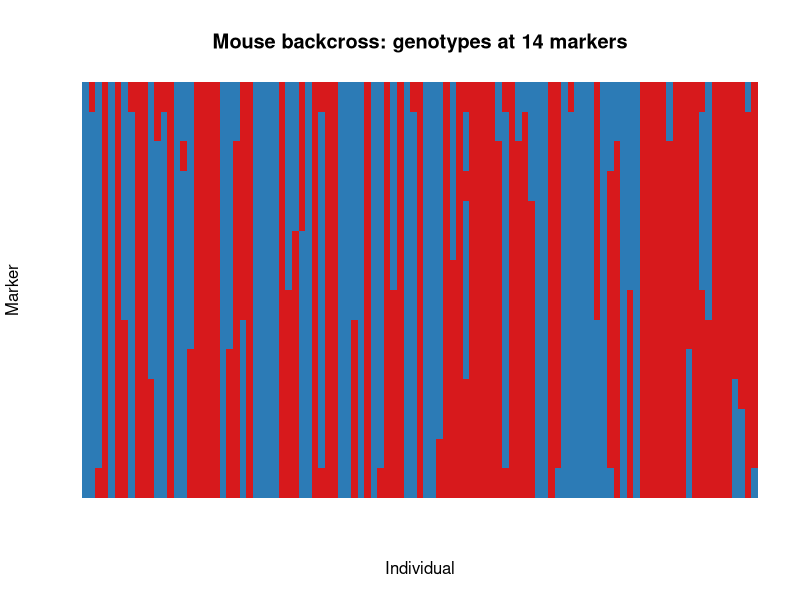
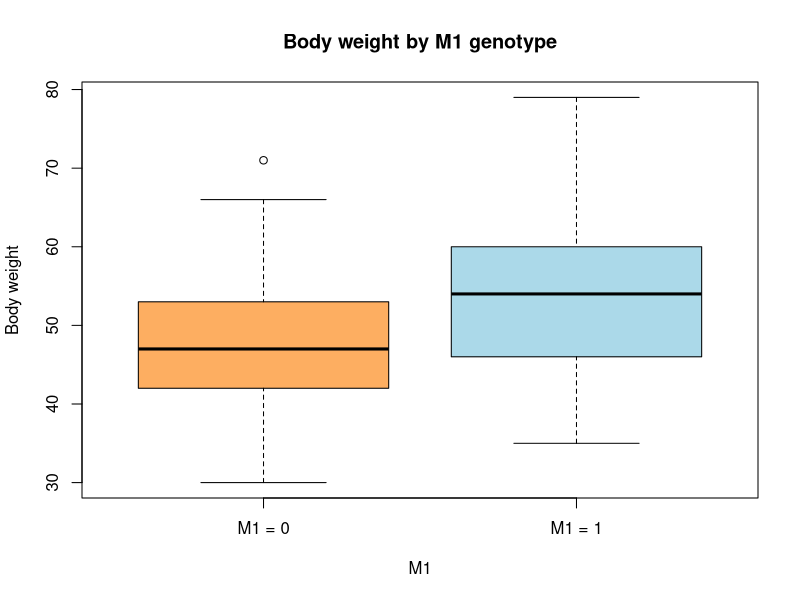
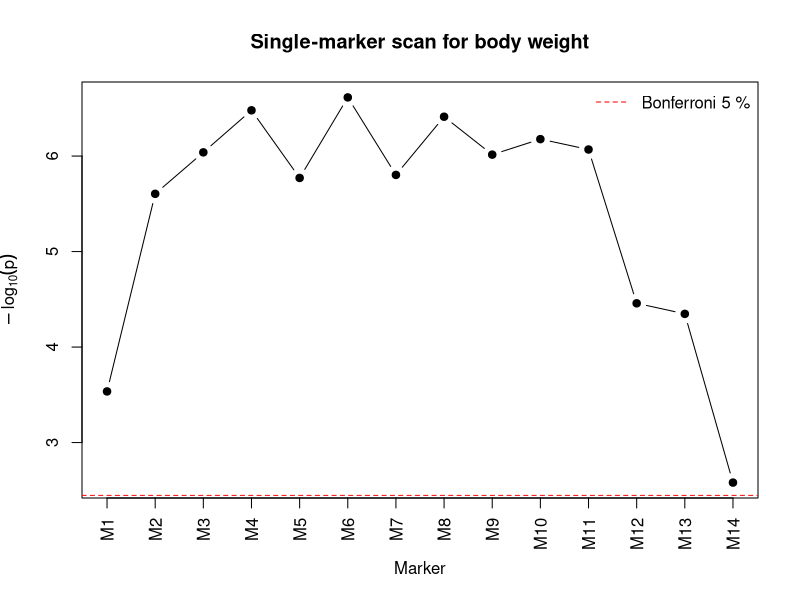

Reproduce these figures in R, in order.
## ---- chunk 1
knitr::opts_chunk$set(echo = TRUE, message = FALSE, warning = FALSE)
## ---- chunk 2
mouse <- read.csv("../data/mouse.csv")
mouse <- mouse[-1, ]
markers <- paste0("M", 1:14)
dim(mouse)
head(mouse)
## ---- chunk 3
image(as.matrix(mouse[, markers]),
      col = c("#d7191c", "#2c7bb6"),
      main = "Mouse backcross: genotypes at 14 markers",
      xlab = "Individual", ylab = "Marker", axes = FALSE)
## ---- chunk 4
for (m in markers) {
  cat(m, ":", table(mouse[[m]]), "\n")
}

i <- 1
while (i <= length(markers)) {
  cat(markers[i], ":", table(mouse[[markers[i]]]), "\n")
  i <- i + 1
}
## ---- chunk 5
t(sapply(mouse[, markers], table))
## ---- chunk 6
reg1 <- lm(BW ~ M1, data = mouse)
summary(reg1)
## ---- chunk 7
boxplot(BW ~ M1, data = mouse,
        names = c("M1 = 0", "M1 = 1"),
        col = c("#fdae61", "#abd9e9"),
        ylab = "Body weight", main = "Body weight by M1 genotype")
## ---- chunk 8
p_values <- sapply(markers, function(m) {
  anova(lm(mouse$BW ~ mouse[[m]]))[["Pr(>F)"]][1]
})

plot(seq_along(markers), -log10(p_values), type = "b", pch = 19,
     xaxt = "n", xlab = "Marker", ylab = expression(-log[10](p)),
     main = "Single-marker scan for body weight")
axis(1, at = seq_along(markers), labels = markers, las = 2)
abline(h = -log10(0.05 / length(markers)), col = "red", lty = 2)
legend("topright", "Bonferroni 5 %", col = "red", lty = 2, bty = "n")
## ---- chunk 9
sessionInfo()
